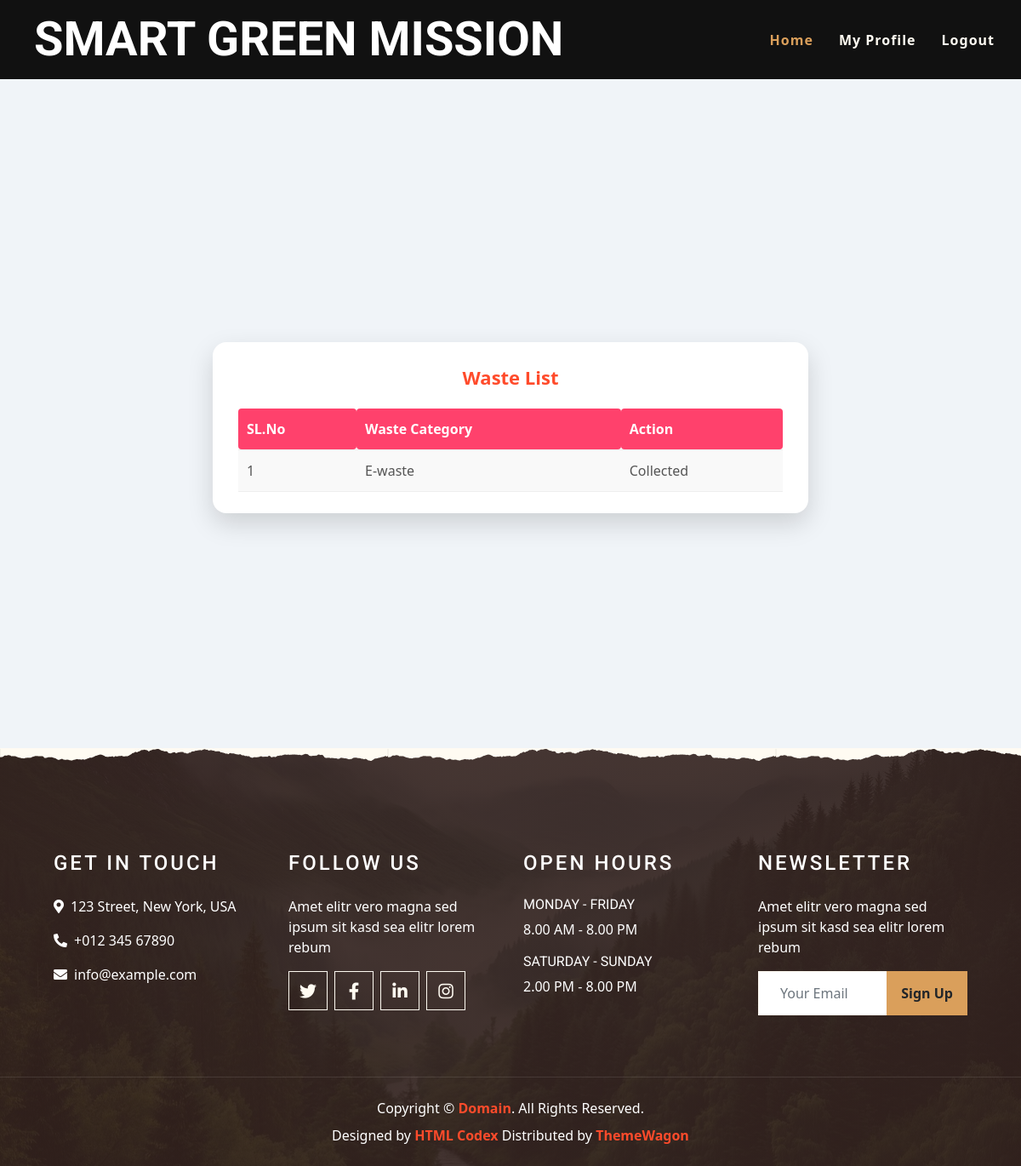
The app's page /worker/ViewWaste/ (signed in) with its own data.
### User/models.py (models this page shows)
class tbl_waste(models.Model):
    waste_date=models.DateField(auto_now_add=True)
    waste_qty=models.IntegerField(default=0)
    wastecategory_id=models.ForeignKey(tbl_wastecategory, on_delete=models.CASCADE)
    waste_status=models.IntegerField(default=0)
    user_id=models.ForeignKey(tbl_user,on_delete=models.CASCADE)

### Admin/models.py (models this page shows)
class tbl_wastecategory(models.Model):
    wastecategory_name=models.CharField(max_length=50)

### worker/views.py (the view)
# urls.py: path('ViewWaste/',views.ViewWaste,name="ViewWaste"),
def ViewWaste(request):
    if "wid" not in request.session:
        return redirect("Guest:Login")
    else:
        assignwardata = tbl_assignward.objects.filter(worker_id=request.session['wid']).last()
        wastedata = tbl_waste.objects.filter(user_id__ward_id=assignwardata.ward_id)
        return render(request, "worker/ViewWaste.html", {'wastedata': wastedata})

### worker/Templates/Worker/ViewWaste.html (shortened to what this page needs)
{% extends 'worker/Head.html' %}
{% block content %}
<div class="waste-container">
    <div class="waste-card">
        <div class="waste-title">Waste List</div>
        <form action="" method="post">
            <table>
                <tr>
                    <th>SL.No</th>
                    <th>Waste Category</th>
                    <th>Action</th>
                </tr>
                {% for i in wastedata %}
                <tr>
                    <td>{{forloop.counter}}</td>
                    <td>{{i.wastecategory_id.wastecategory_name}}</td>
                    <td>
                        {% if i.waste_status == 0 %}
                        <a href="{% url 'worker:Collect' i.id %}">Collect</a>
                        {% elif i.waste_status == 1 %}
                        Collected
                        {% endif %}
                    </td>
                </tr>
                {% endfor %}
            </table>
        </form>
    </div>
</div>
{% endblock content %}

### worker/Templates/Worker/ViewWaste.html (style rules this page uses)
body { background: #f0f4f8; font-family: "Segoe UI", Tahoma, sans-serif; }
.waste-container { display: flex; justify-content: center; align-items: center; flex-direction: column; min-height: 80vh; animation: fadeIn 0.8s ease; }
.waste-card { width: 90%; max-width: 700px; background: #ffffff; border-radius: 16px; box-shadow: 0 12px 30px rgba(0,0,0,0.15); padding: 25px 30px; margin-bottom: 20px; overflow: hidden; }
.waste-title { text-align: center; font-size: 22px; font-weight: bold; color: #ff4b2b; margin-bottom: 20px; }
table { width: 100%; border-collapse: collapse; }
table th, table td { padding: 12px 10px; text-align: left; border-bottom: 1px solid #eee; }
table th { background-color: #ff416c; color: #fff; border-radius: 4px; }
table tr:nth-child(even) { background: #f9f9f9; }

### records on screen
tbl_waste: wastecategory_id.wastecategory_name "E-waste", waste_status "Collected"
